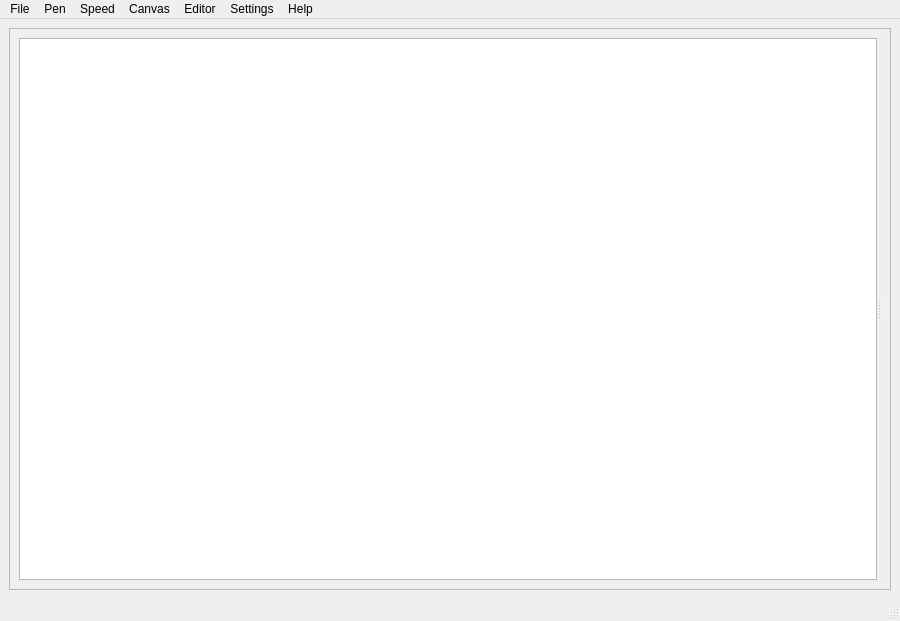
<?xml version="1.0" encoding="UTF-8"?>
<ui version="4.0">
 <class>MainWindow</class>
 <widget class="QMainWindow" name="MainWindow">
  <property name="geometry">
   <rect>
    <x>0</x>
    <y>0</y>
    <width>900</width>
    <height>621</height>
   </rect>
  </property>
  <property name="windowTitle">
   <string>Tugalinhas [*]</string>
  </property>
  <widget class="QWidget" name="centralwidget">
   <layout class="QVBoxLayout" name="verticalLayout_2">
    <item>
     <widget class="QFrame" name="frame">
      <property name="frameShape">
       <enum>QFrame::StyledPanel</enum>
      </property>
      <property name="frameShadow">
       <enum>QFrame::Raised</enum>
      </property>
      <layout class="QHBoxLayout" name="horizontalLayout">
       <item>
        <widget class="QSplitter" name="wsplitter">
         <property name="orientation">
          <enum>Qt::Horizontal</enum>
         </property>
         <widget class="QGraphicsView" name="view"/>
         <widget class="QSplitter" name="rsplitter">
          <property name="orientation">
           <enum>Qt::Vertical</enum>
          </property>
         </widget>
        </widget>
       </item>
      </layout>
     </widget>
    </item>
   </layout>
  </widget>
  <widget class="QMenuBar" name="menubar">
   <property name="geometry">
    <rect>
     <x>0</x>
     <y>0</y>
     <width>900</width>
     <height>24</height>
    </rect>
   </property>
   <widget class="QMenu" name="penmenu">
    <property name="title">
     <string>Pen</string>
    </property>
    <addaction name="actionPenDown"/>
    <addaction name="actionPenUp"/>
    <addaction name="actionColor"/>
    <addaction name="actionWidth"/>
    <addaction name="separator"/>
    <addaction name="actionFill"/>
    <addaction name="actionNofill"/>
    <addaction name="actionFillColor"/>
    <addaction name="separator"/>
    <addaction name="actionAdd_New"/>
    <addaction name="actionUndo_2"/>
   </widget>
   <widget class="QMenu" name="speedmenu">
    <property name="title">
     <string>Speed</string>
    </property>
    <addaction name="actionSlow"/>
    <addaction name="actionMedium"/>
    <addaction name="actionFast"/>
    <addaction name="actionInstant"/>
   </widget>
   <widget class="QMenu" name="helpmenu">
    <property name="title">
     <string>Help</string>
    </property>
    <addaction name="actionAbout"/>
    <addaction name="separator"/>
    <addaction name="actionReportBug"/>
   </widget>
   <widget class="QMenu" name="filemenu">
    <property name="title">
     <string>File</string>
    </property>
    <addaction name="actionNew"/>
    <addaction name="actionOpen"/>
    <addaction name="actionSave"/>
    <addaction name="actionSave_As"/>
    <addaction name="actionExport"/>
    <addaction name="actionQuit"/>
   </widget>
   <widget class="QMenu" name="viewmenu">
    <property name="title">
     <string>Canvas</string>
    </property>
    <addaction name="actionClearCanvas"/>
    <addaction name="actionBackground_color"/>
    <addaction name="separator"/>
    <addaction name="actionZoom_in"/>
    <addaction name="actionZoom_out"/>
    <addaction name="actionZoom_to_100"/>
    <addaction name="actionZoom_to_fit"/>
    <addaction name="separator"/>
    <addaction name="actionTrack"/>
    <addaction name="actionPan_left"/>
    <addaction name="actionPan_right"/>
    <addaction name="actionPan_up"/>
    <addaction name="actionPan_down"/>
   </widget>
   <widget class="QMenu" name="editormenu">
    <property name="title">
     <string>Editor</string>
    </property>
    <addaction name="actionNew_page"/>
    <addaction name="actionRemove_current_page"/>
    <addaction name="actionToggle_Editor_Console"/>
    <addaction name="separator"/>
    <addaction name="actionTest_run"/>
    <addaction name="actionTest_Run_all"/>
    <addaction name="separator"/>
    <addaction name="actionNext_document"/>
    <addaction name="actionPrevious_document"/>
    <addaction name="separator"/>
    <addaction name="actionShowLineNumbers"/>
    <addaction name="actionWordwrap"/>
    <addaction name="actionIncrease_font_size"/>
    <addaction name="actionDecrease_font_size"/>
    <addaction name="separator"/>
    <addaction name="actionComment"/>
    <addaction name="actionUncomment"/>
   </widget>
   <widget class="QMenu" name="menuSettings">
    <property name="title">
     <string>Settings</string>
    </property>
    <addaction name="actionPreferences"/>
   </widget>
   <addaction name="filemenu"/>
   <addaction name="penmenu"/>
   <addaction name="speedmenu"/>
   <addaction name="viewmenu"/>
   <addaction name="editormenu"/>
   <addaction name="menuSettings"/>
   <addaction name="helpmenu"/>
  </widget>
  <widget class="QStatusBar" name="statusbar"/>
  <action name="actionQuit">
   <property name="text">
    <string>Quit</string>
   </property>
   <property name="shortcut">
    <string>Ctrl+Q</string>
   </property>
  </action>
  <action name="actionSave">
   <property name="text">
    <string>Save</string>
   </property>
   <property name="shortcut">
    <string>Ctrl+S</string>
   </property>
  </action>
  <action name="actionNew">
   <property name="text">
    <string>New</string>
   </property>
  </action>
  <action name="actionColor">
   <property name="text">
    <string>Color</string>
   </property>
  </action>
  <action name="actionWidth">
   <property name="text">
    <string>Width</string>
   </property>
  </action>
  <action name="actionPenUp">
   <property name="checkable">
    <bool>true</bool>
   </property>
   <property name="text">
    <string>Up (off)</string>
   </property>
  </action>
  <action name="actionPenDown">
   <property name="checkable">
    <bool>true</bool>
   </property>
   <property name="checked">
    <bool>true</bool>
   </property>
   <property name="text">
    <string>Down (on)</string>
   </property>
  </action>
  <action name="actionSlow">
   <property name="checkable">
    <bool>true</bool>
   </property>
   <property name="text">
    <string>Slow</string>
   </property>
  </action>
  <action name="actionMedium">
   <property name="checkable">
    <bool>true</bool>
   </property>
   <property name="checked">
    <bool>true</bool>
   </property>
   <property name="text">
    <string>Medium</string>
   </property>
  </action>
  <action name="actionFast">
   <property name="checkable">
    <bool>true</bool>
   </property>
   <property name="text">
    <string>Fast</string>
   </property>
  </action>
  <action name="actionInstant">
   <property name="checkable">
    <bool>true</bool>
   </property>
   <property name="text">
    <string>Instant</string>
   </property>
  </action>
  <action name="actionOpen">
   <property name="text">
    <string>Open</string>
   </property>
   <property name="shortcut">
    <string>Ctrl+O</string>
   </property>
  </action>
  <action name="actionSave_As">
   <property name="text">
    <string>Save As...</string>
   </property>
   <property name="shortcut">
    <string>Ctrl+Shift+S</string>
   </property>
  </action>
  <action name="actionAbout">
   <property name="text">
    <string>About</string>
   </property>
  </action>
  <action name="actionExport">
   <property name="text">
    <string>Export Image</string>
   </property>
  </action>
  <action name="actionExamples">
   <property name="text">
    <string>Examples</string>
   </property>
  </action>
  <action name="actionFill">
   <property name="checkable">
    <bool>true</bool>
   </property>
   <property name="checked">
    <bool>false</bool>
   </property>
   <property name="text">
    <string>Fill (on)</string>
   </property>
  </action>
  <action name="actionNofill">
   <property name="checkable">
    <bool>true</bool>
   </property>
   <property name="checked">
    <bool>true</bool>
   </property>
   <property name="text">
    <string>No Fill (fill off)</string>
   </property>
  </action>
  <action name="actionFillColor">
   <property name="text">
    <string>Fill Color</string>
   </property>
  </action>
  <action name="actionReportBug">
   <property name="text">
    <string>Report Bug...</string>
   </property>
  </action>
  <action name="actionZoom_in">
   <property name="text">
    <string>Zoom in</string>
   </property>
   <property name="shortcut">
    <string>Alt+=</string>
   </property>
   <property name="shortcutContext">
    <enum>Qt::WindowShortcut</enum>
   </property>
  </action>
  <action name="actionZoom_out">
   <property name="text">
    <string>Zoom out</string>
   </property>
   <property name="shortcut">
    <string>Alt+-</string>
   </property>
   <property name="shortcutContext">
    <enum>Qt::WindowShortcut</enum>
   </property>
  </action>
  <action name="actionZoom_to_100">
   <property name="text">
    <string>Zoom to 100%</string>
   </property>
   <property name="shortcut">
    <string>Alt+1</string>
   </property>
  </action>
  <action name="actionWordwrap">
   <property name="checkable">
    <bool>true</bool>
   </property>
   <property name="text">
    <string>Word wrap</string>
   </property>
  </action>
  <action name="actionIncrease_font_size">
   <property name="text">
    <string>Increase font size</string>
   </property>
   <property name="shortcut">
    <string>Ctrl+=</string>
   </property>
  </action>
  <action name="actionDecrease_font_size">
   <property name="text">
    <string>Decrease font size</string>
   </property>
   <property name="shortcut">
    <string>Ctrl+-</string>
   </property>
  </action>
  <action name="actionPan_left">
   <property name="text">
    <string>Pan left</string>
   </property>
   <property name="shortcut">
    <string>Alt+Left</string>
   </property>
  </action>
  <action name="actionPan_right">
   <property name="text">
    <string>Pan right</string>
   </property>
   <property name="shortcut">
    <string>Alt+Right</string>
   </property>
  </action>
  <action name="actionPan_up">
   <property name="text">
    <string>Pan up</string>
   </property>
   <property name="shortcut">
    <string>Alt+Up</string>
   </property>
  </action>
  <action name="actionPan_down">
   <property name="text">
    <string>Pan down</string>
   </property>
   <property name="shortcut">
    <string>Alt+Down</string>
   </property>
  </action>
  <action name="actionRemove_current_page">
   <property name="text">
    <string>Remove current page</string>
   </property>
   <property name="shortcut">
    <string>Ctrl+W</string>
   </property>
  </action>
  <action name="actionNew_page">
   <property name="text">
    <string>New page</string>
   </property>
   <property name="shortcut">
    <string>Ctrl+N</string>
   </property>
  </action>
  <action name="actionTest_run">
   <property name="text">
    <string>Test / Run</string>
   </property>
   <property name="shortcut">
    <string>Ctrl+Return</string>
   </property>
  </action>
  <action name="actionNext_document">
   <property name="text">
    <string>Next document</string>
   </property>
   <property name="shortcut">
    <string>Ctrl+PgDown</string>
   </property>
  </action>
  <action name="actionPrevious_document">
   <property name="text">
    <string>Previous document</string>
   </property>
   <property name="shortcut">
    <string>Ctrl+PgUp</string>
   </property>
  </action>
  <action name="actionMove_doc_up">
   <property name="text">
    <string>Move doc up</string>
   </property>
   <property name="shortcut">
    <string>Ctrl+Shift+PgUp</string>
   </property>
  </action>
  <action name="actionMove_doc_down">
   <property name="text">
    <string>Move doc down</string>
   </property>
   <property name="shortcut">
    <string>Ctrl+Shift+PgDown</string>
   </property>
  </action>
  <action name="actionToggle_Editor_Console">
   <property name="text">
    <string>Toggle Editor / Console</string>
   </property>
   <property name="shortcut">
    <string>Ctrl+Space</string>
   </property>
  </action>
  <action name="actionTrack">
   <property name="checkable">
    <bool>true</bool>
   </property>
   <property name="text">
    <string>Track main pynguin</string>
   </property>
  </action>
  <action name="actionPreferences">
   <property name="text">
    <string>Preferences...</string>
   </property>
  </action>
  <action name="actionTest_Run_all">
   <property name="text">
    <string>Test / Run all</string>
   </property>
  </action>
  <action name="actionBackground_color">
   <property name="text">
    <string>Background color</string>
   </property>
  </action>
  <action name="actionComment">
   <property name="text">
    <string>Comment</string>
   </property>
   <property name="shortcut">
    <string>Ctrl+/</string>
   </property>
  </action>
  <action name="actionUncomment">
   <property name="text">
    <string>Uncomment</string>
   </property>
   <property name="shortcut">
    <string>Ctrl+?</string>
   </property>
  </action>
  <action name="actionPynguin">
   <property name="checkable">
    <bool>true</bool>
   </property>
   <property name="checked">
    <bool>true</bool>
   </property>
   <property name="text">
    <string>Pynguin</string>
   </property>
  </action>
  <action name="actionArrow">
   <property name="checkable">
    <bool>true</bool>
   </property>
   <property name="text">
    <string>Arrow</string>
   </property>
  </action>
  <action name="actionRobot">
   <property name="checkable">
    <bool>true</bool>
   </property>
   <property name="text">
    <string>Robot</string>
   </property>
  </action>
  <action name="actionTurtle">
   <property name="checkable">
    <bool>true</bool>
   </property>
   <property name="text">
    <string>Turtle</string>
   </property>
  </action>
  <action name="actionHidden">
   <property name="checkable">
    <bool>true</bool>
   </property>
   <property name="text">
    <string>Hidden</string>
   </property>
  </action>
  <action name="actionAdd_new_avatar">
   <property name="text">
    <string>Add new avatar</string>
   </property>
  </action>
  <action name="actionModeLogo">
   <property name="checkable">
    <bool>true</bool>
   </property>
   <property name="text">
    <string>Logo</string>
   </property>
  </action>
  <action name="actionModeTurtle">
   <property name="checkable">
    <bool>true</bool>
   </property>
   <property name="text">
    <string>Turtle</string>
   </property>
  </action>
  <action name="actionModePynguin">
   <property name="checkable">
    <bool>true</bool>
   </property>
   <property name="text">
    <string>Pynguin</string>
   </property>
  </action>
  <action name="actionNewPynguin">
   <property name="text">
    <string>Add new</string>
   </property>
  </action>
  <action name="actionClearCanvas">
   <property name="text">
    <string>Clear</string>
   </property>
  </action>
  <action name="actionResetPynguin">
   <property name="text">
    <string>Reset</string>
   </property>
  </action>
  <action name="actionZoom_to_fit">
   <property name="text">
    <string>Zoom to fit</string>
   </property>
   <property name="shortcut">
    <string>Alt+0</string>
   </property>
  </action>
  <action name="actionShowLineNumbers">
   <property name="checkable">
    <bool>true</bool>
   </property>
   <property name="checked">
    <bool>true</bool>
   </property>
   <property name="text">
    <string>Show line numbers</string>
   </property>
  </action>
  <action name="actionAdd_New">
   <property name="text">
    <string>Add New</string>
   </property>
  </action>
  <action name="actionUndo_2">
   <property name="text">
    <string>Undo</string>
   </property>
   <property name="shortcut">
    <string>Ctrl+Z</string>
   </property>
  </action>
 </widget>
 <resources/>
 <connections>
  <connection>
   <sender>actionQuit</sender>
   <signal>triggered()</signal>
   <receiver>MainWindow</receiver>
   <slot>close()</slot>
   <hints>
    <hint type="sourcelabel">
     <x>-1</x>
     <y>-1</y>
    </hint>
    <hint type="destinationlabel">
     <x>450</x>
     <y>299</y>
    </hint>
   </hints>
  </connection>
  <connection>
   <sender>actionNew</sender>
   <signal>triggered()</signal>
   <receiver>MainWindow</receiver>
   <slot>new()</slot>
   <hints>
    <hint type="sourcelabel">
     <x>-1</x>
     <y>-1</y>
    </hint>
    <hint type="destinationlabel">
     <x>450</x>
     <y>299</y>
    </hint>
   </hints>
  </connection>
  <connection>
   <sender>actionSave</sender>
   <signal>triggered()</signal>
   <receiver>MainWindow</receiver>
   <slot>save()</slot>
   <hints>
    <hint type="sourcelabel">
     <x>-1</x>
     <y>-1</y>
    </hint>
    <hint type="destinationlabel">
     <x>450</x>
     <y>299</y>
    </hint>
   </hints>
  </connection>
  <connection>
   <sender>actionColor</sender>
   <signal>triggered()</signal>
   <receiver>MainWindow</receiver>
   <slot>setPenColor()</slot>
   <hints>
    <hint type="sourcelabel">
     <x>-1</x>
     <y>-1</y>
    </hint>
    <hint type="destinationlabel">
     <x>450</x>
     <y>299</y>
    </hint>
   </hints>
  </connection>
  <connection>
   <sender>actionWidth</sender>
   <signal>triggered()</signal>
   <receiver>MainWindow</receiver>
   <slot>setPenWidth()</slot>
   <hints>
    <hint type="sourcelabel">
     <x>-1</x>
     <y>-1</y>
    </hint>
    <hint type="destinationlabel">
     <x>450</x>
     <y>299</y>
    </hint>
   </hints>
  </connection>
  <connection>
   <sender>actionOpen</sender>
   <signal>triggered()</signal>
   <receiver>MainWindow</receiver>
   <slot>open()</slot>
   <hints>
    <hint type="sourcelabel">
     <x>-1</x>
     <y>-1</y>
    </hint>
    <hint type="destinationlabel">
     <x>450</x>
     <y>299</y>
    </hint>
   </hints>
  </connection>
  <connection>
   <sender>actionSave_As</sender>
   <signal>triggered()</signal>
   <receiver>MainWindow</receiver>
   <slot>saveas()</slot>
   <hints>
    <hint type="sourcelabel">
     <x>-1</x>
     <y>-1</y>
    </hint>
    <hint type="destinationlabel">
     <x>450</x>
     <y>299</y>
    </hint>
   </hints>
  </connection>
  <connection>
   <sender>actionAbout</sender>
   <signal>triggered()</signal>
   <receiver>MainWindow</receiver>
   <slot>about()</slot>
   <hints>
    <hint type="sourcelabel">
     <x>-1</x>
     <y>-1</y>
    </hint>
    <hint type="destinationlabel">
     <x>450</x>
     <y>299</y>
    </hint>
   </hints>
  </connection>
  <connection>
   <sender>actionExport</sender>
   <signal>triggered()</signal>
   <receiver>MainWindow</receiver>
   <slot>export()</slot>
   <hints>
    <hint type="sourcelabel">
     <x>-1</x>
     <y>-1</y>
    </hint>
    <hint type="destinationlabel">
     <x>449</x>
     <y>299</y>
    </hint>
   </hints>
  </connection>
  <connection>
   <sender>actionFillColor</sender>
   <signal>triggered()</signal>
   <receiver>MainWindow</receiver>
   <slot>setFillColor()</slot>
   <hints>
    <hint type="sourcelabel">
     <x>-1</x>
     <y>-1</y>
    </hint>
    <hint type="destinationlabel">
     <x>449</x>
     <y>299</y>
    </hint>
   </hints>
  </connection>
  <connection>
   <sender>actionReportBug</sender>
   <signal>triggered()</signal>
   <receiver>MainWindow</receiver>
   <slot>reportbug()</slot>
   <hints>
    <hint type="sourcelabel">
     <x>-1</x>
     <y>-1</y>
    </hint>
    <hint type="destinationlabel">
     <x>449</x>
     <y>299</y>
    </hint>
   </hints>
  </connection>
  <connection>
   <sender>actionZoom_in</sender>
   <signal>triggered()</signal>
   <receiver>MainWindow</receiver>
   <slot>zoomin()</slot>
   <hints>
    <hint type="sourcelabel">
     <x>-1</x>
     <y>-1</y>
    </hint>
    <hint type="destinationlabel">
     <x>449</x>
     <y>299</y>
    </hint>
   </hints>
  </connection>
  <connection>
   <sender>actionZoom_out</sender>
   <signal>triggered()</signal>
   <receiver>MainWindow</receiver>
   <slot>zoomout()</slot>
   <hints>
    <hint type="sourcelabel">
     <x>-1</x>
     <y>-1</y>
    </hint>
    <hint type="destinationlabel">
     <x>449</x>
     <y>299</y>
    </hint>
   </hints>
  </connection>
  <connection>
   <sender>actionZoom_to_100</sender>
   <signal>triggered()</signal>
   <receiver>MainWindow</receiver>
   <slot>zoom100()</slot>
   <hints>
    <hint type="sourcelabel">
     <x>-1</x>
     <y>-1</y>
    </hint>
    <hint type="destinationlabel">
     <x>449</x>
     <y>299</y>
    </hint>
   </hints>
  </connection>
  <connection>
   <sender>actionWordwrap</sender>
   <signal>triggered()</signal>
   <receiver>MainWindow</receiver>
   <slot>wordwrap()</slot>
   <hints>
    <hint type="sourcelabel">
     <x>-1</x>
     <y>-1</y>
    </hint>
    <hint type="destinationlabel">
     <x>449</x>
     <y>299</y>
    </hint>
   </hints>
  </connection>
  <connection>
   <sender>actionIncrease_font_size</sender>
   <signal>triggered()</signal>
   <receiver>MainWindow</receiver>
   <slot>zoomineditor()</slot>
   <hints>
    <hint type="sourcelabel">
     <x>-1</x>
     <y>-1</y>
    </hint>
    <hint type="destinationlabel">
     <x>449</x>
     <y>299</y>
    </hint>
   </hints>
  </connection>
  <connection>
   <sender>actionDecrease_font_size</sender>
   <signal>triggered()</signal>
   <receiver>MainWindow</receiver>
   <slot>zoomouteditor()</slot>
   <hints>
    <hint type="sourcelabel">
     <x>-1</x>
     <y>-1</y>
    </hint>
    <hint type="destinationlabel">
     <x>449</x>
     <y>299</y>
    </hint>
   </hints>
  </connection>
  <connection>
   <sender>actionPan_left</sender>
   <signal>triggered()</signal>
   <receiver>MainWindow</receiver>
   <slot>panleft()</slot>
   <hints>
    <hint type="sourcelabel">
     <x>-1</x>
     <y>-1</y>
    </hint>
    <hint type="destinationlabel">
     <x>449</x>
     <y>299</y>
    </hint>
   </hints>
  </connection>
  <connection>
   <sender>actionPan_right</sender>
   <signal>triggered()</signal>
   <receiver>MainWindow</receiver>
   <slot>panright()</slot>
   <hints>
    <hint type="sourcelabel">
     <x>-1</x>
     <y>-1</y>
    </hint>
    <hint type="destinationlabel">
     <x>449</x>
     <y>299</y>
    </hint>
   </hints>
  </connection>
  <connection>
   <sender>actionPan_up</sender>
   <signal>triggered()</signal>
   <receiver>MainWindow</receiver>
   <slot>panup()</slot>
   <hints>
    <hint type="sourcelabel">
     <x>-1</x>
     <y>-1</y>
    </hint>
    <hint type="destinationlabel">
     <x>449</x>
     <y>299</y>
    </hint>
   </hints>
  </connection>
  <connection>
   <sender>actionPan_down</sender>
   <signal>triggered()</signal>
   <receiver>MainWindow</receiver>
   <slot>pandown()</slot>
   <hints>
    <hint type="sourcelabel">
     <x>-1</x>
     <y>-1</y>
    </hint>
    <hint type="destinationlabel">
     <x>449</x>
     <y>299</y>
    </hint>
   </hints>
  </connection>
  <connection>
   <sender>actionNew_page</sender>
   <signal>triggered()</signal>
   <receiver>MainWindow</receiver>
   <slot>newdoc()</slot>
   <hints>
    <hint type="sourcelabel">
     <x>-1</x>
     <y>-1</y>
    </hint>
    <hint type="destinationlabel">
     <x>449</x>
     <y>299</y>
    </hint>
   </hints>
  </connection>
  <connection>
   <sender>actionTest_run</sender>
   <signal>triggered()</signal>
   <receiver>MainWindow</receiver>
   <slot>testcode()</slot>
   <hints>
    <hint type="sourcelabel">
     <x>-1</x>
     <y>-1</y>
    </hint>
    <hint type="destinationlabel">
     <x>449</x>
     <y>299</y>
    </hint>
   </hints>
  </connection>
  <connection>
   <sender>actionNext_document</sender>
   <signal>triggered()</signal>
   <receiver>MainWindow</receiver>
   <slot>nextdoc()</slot>
   <hints>
    <hint type="sourcelabel">
     <x>-1</x>
     <y>-1</y>
    </hint>
    <hint type="destinationlabel">
     <x>449</x>
     <y>299</y>
    </hint>
   </hints>
  </connection>
  <connection>
   <sender>actionPrevious_document</sender>
   <signal>triggered()</signal>
   <receiver>MainWindow</receiver>
   <slot>prevdoc()</slot>
   <hints>
    <hint type="sourcelabel">
     <x>-1</x>
     <y>-1</y>
    </hint>
    <hint type="destinationlabel">
     <x>449</x>
     <y>299</y>
    </hint>
   </hints>
  </connection>
  <connection>
   <sender>actionToggle_Editor_Console</sender>
   <signal>triggered()</signal>
   <receiver>MainWindow</receiver>
   <slot>toggle_editor()</slot>
   <hints>
    <hint type="sourcelabel">
     <x>-1</x>
     <y>-1</y>
    </hint>
    <hint type="destinationlabel">
     <x>449</x>
     <y>299</y>
    </hint>
   </hints>
  </connection>
  <connection>
   <sender>actionTrack</sender>
   <signal>triggered()</signal>
   <receiver>MainWindow</receiver>
   <slot>settrack()</slot>
   <hints>
    <hint type="sourcelabel">
     <x>-1</x>
     <y>-1</y>
    </hint>
    <hint type="destinationlabel">
     <x>449</x>
     <y>299</y>
    </hint>
   </hints>
  </connection>
  <connection>
   <sender>actionPreferences</sender>
   <signal>triggered()</signal>
   <receiver>MainWindow</receiver>
   <slot>settings()</slot>
   <hints>
    <hint type="sourcelabel">
     <x>-1</x>
     <y>-1</y>
    </hint>
    <hint type="destinationlabel">
     <x>449</x>
     <y>299</y>
    </hint>
   </hints>
  </connection>
  <connection>
   <sender>actionTest_Run_all</sender>
   <signal>triggered()</signal>
   <receiver>MainWindow</receiver>
   <slot>testall()</slot>
   <hints>
    <hint type="sourcelabel">
     <x>-1</x>
     <y>-1</y>
    </hint>
    <hint type="destinationlabel">
     <x>449</x>
     <y>299</y>
    </hint>
   </hints>
  </connection>
  <connection>
   <sender>actionBackground_color</sender>
   <signal>triggered()</signal>
   <receiver>MainWindow</receiver>
   <slot>set_background_color()</slot>
   <hints>
    <hint type="sourcelabel">
     <x>-1</x>
     <y>-1</y>
    </hint>
    <hint type="destinationlabel">
     <x>449</x>
     <y>299</y>
    </hint>
   </hints>
  </connection>
  <connection>
   <sender>actionComment</sender>
   <signal>triggered()</signal>
   <receiver>MainWindow</receiver>
   <slot>comment()</slot>
   <hints>
    <hint type="sourcelabel">
     <x>-1</x>
     <y>-1</y>
    </hint>
    <hint type="destinationlabel">
     <x>449</x>
     <y>299</y>
    </hint>
   </hints>
  </connection>
  <connection>
   <sender>actionUncomment</sender>
   <signal>triggered()</signal>
   <receiver>MainWindow</receiver>
   <slot>uncomment()</slot>
   <hints>
    <hint type="sourcelabel">
     <x>-1</x>
     <y>-1</y>
    </hint>
    <hint type="destinationlabel">
     <x>449</x>
     <y>299</y>
    </hint>
   </hints>
  </connection>
  <connection>
   <sender>actionNewPynguin</sender>
   <signal>triggered()</signal>
   <receiver>MainWindow</receiver>
   <slot>new_pen()</slot>
   <hints>
    <hint type="sourcelabel">
     <x>-1</x>
     <y>-1</y>
    </hint>
    <hint type="destinationlabel">
     <x>449</x>
     <y>299</y>
    </hint>
   </hints>
  </connection>
  <connection>
   <sender>actionResetPynguin</sender>
   <signal>triggered()</signal>
   <receiver>MainWindow</receiver>
   <slot>reset_pen()</slot>
   <hints>
    <hint type="sourcelabel">
     <x>-1</x>
     <y>-1</y>
    </hint>
    <hint type="destinationlabel">
     <x>449</x>
     <y>299</y>
    </hint>
   </hints>
  </connection>
  <connection>
   <sender>actionClearCanvas</sender>
   <signal>triggered()</signal>
   <receiver>MainWindow</receiver>
   <slot>clear_canvas()</slot>
   <hints>
    <hint type="sourcelabel">
     <x>-1</x>
     <y>-1</y>
    </hint>
    <hint type="destinationlabel">
     <x>449</x>
     <y>299</y>
    </hint>
   </hints>
  </connection>
  <connection>
   <sender>actionZoom_to_fit</sender>
   <signal>triggered()</signal>
   <receiver>MainWindow</receiver>
   <slot>zoomfit()</slot>
   <hints>
    <hint type="sourcelabel">
     <x>-1</x>
     <y>-1</y>
    </hint>
    <hint type="destinationlabel">
     <x>449</x>
     <y>299</y>
    </hint>
   </hints>
  </connection>
  <connection>
   <sender>actionShowLineNumbers</sender>
   <signal>triggered()</signal>
   <receiver>MainWindow</receiver>
   <slot>linenumbers()</slot>
   <hints>
    <hint type="sourcelabel">
     <x>-1</x>
     <y>-1</y>
    </hint>
    <hint type="destinationlabel">
     <x>449</x>
     <y>299</y>
    </hint>
   </hints>
  </connection>
  <connection>
   <sender>actionRemove_current_page</sender>
   <signal>triggered()</signal>
   <receiver>MainWindow</receiver>
   <slot>removedoc()</slot>
   <hints>
    <hint type="sourcelabel">
     <x>-1</x>
     <y>-1</y>
    </hint>
    <hint type="destinationlabel">
     <x>449</x>
     <y>299</y>
    </hint>
   </hints>
  </connection>
  <connection>
   <sender>actionAdd_New</sender>
   <signal>triggered()</signal>
   <receiver>MainWindow</receiver>
   <slot>new_pen()</slot>
   <hints>
    <hint type="sourcelabel">
     <x>-1</x>
     <y>-1</y>
    </hint>
    <hint type="destinationlabel">
     <x>449</x>
     <y>310</y>
    </hint>
   </hints>
  </connection>
  <connection>
   <sender>actionUndo_2</sender>
   <signal>triggered()</signal>
   <receiver>MainWindow</receiver>
   <slot>undo()</slot>
   <hints>
    <hint type="sourcelabel">
     <x>-1</x>
     <y>-1</y>
    </hint>
    <hint type="destinationlabel">
     <x>449</x>
     <y>310</y>
    </hint>
   </hints>
  </connection>
 </connections>
 <slots>
  <slot>newdoc()</slot>
  <slot>changedoc()</slot>
  <slot>testcode()</slot>
  <slot>save()</slot>
  <slot>new()</slot>
  <slot>setPenColor()</slot>
  <slot>setPenWidth()</slot>
  <slot>open()</slot>
  <slot>saveas()</slot>
  <slot>removedoc()</slot>
  <slot>about()</slot>
  <slot>export()</slot>
  <slot>setFillColor()</slot>
  <slot>reportbug()</slot>
  <slot>zoomin()</slot>
  <slot>zoomout()</slot>
  <slot>zoom100()</slot>
  <slot>wordwrap()</slot>
  <slot>zoomineditor()</slot>
  <slot>zoomouteditor()</slot>
  <slot>panleft()</slot>
  <slot>panright()</slot>
  <slot>panup()</slot>
  <slot>pandown()</slot>
  <slot>nextdoc()</slot>
  <slot>prevdoc()</slot>
  <slot>promotedoc()</slot>
  <slot>demotedoc()</slot>
  <slot>toggle_editor()</slot>
  <slot>settrack()</slot>
  <slot>setcustomavatar()</slot>
  <slot>settings()</slot>
  <slot>testall()</slot>
  <slot>set_background_color()</slot>
  <slot>comment()</slot>
  <slot>uncomment()</slot>
  <slot>set_mode_logo()</slot>
  <slot>set_mode_turtle()</slot>
  <slot>set_mode_pynguin()</slot>
  <slot>reset_pen()</slot>
  <slot>clear_canvas()</slot>
  <slot>zoomfit()</slot>
  <slot>linenumbers()</slot>
  <slot>undo()</slot>
  <slot>new_pen()</slot>
 </slots>
</ui>
